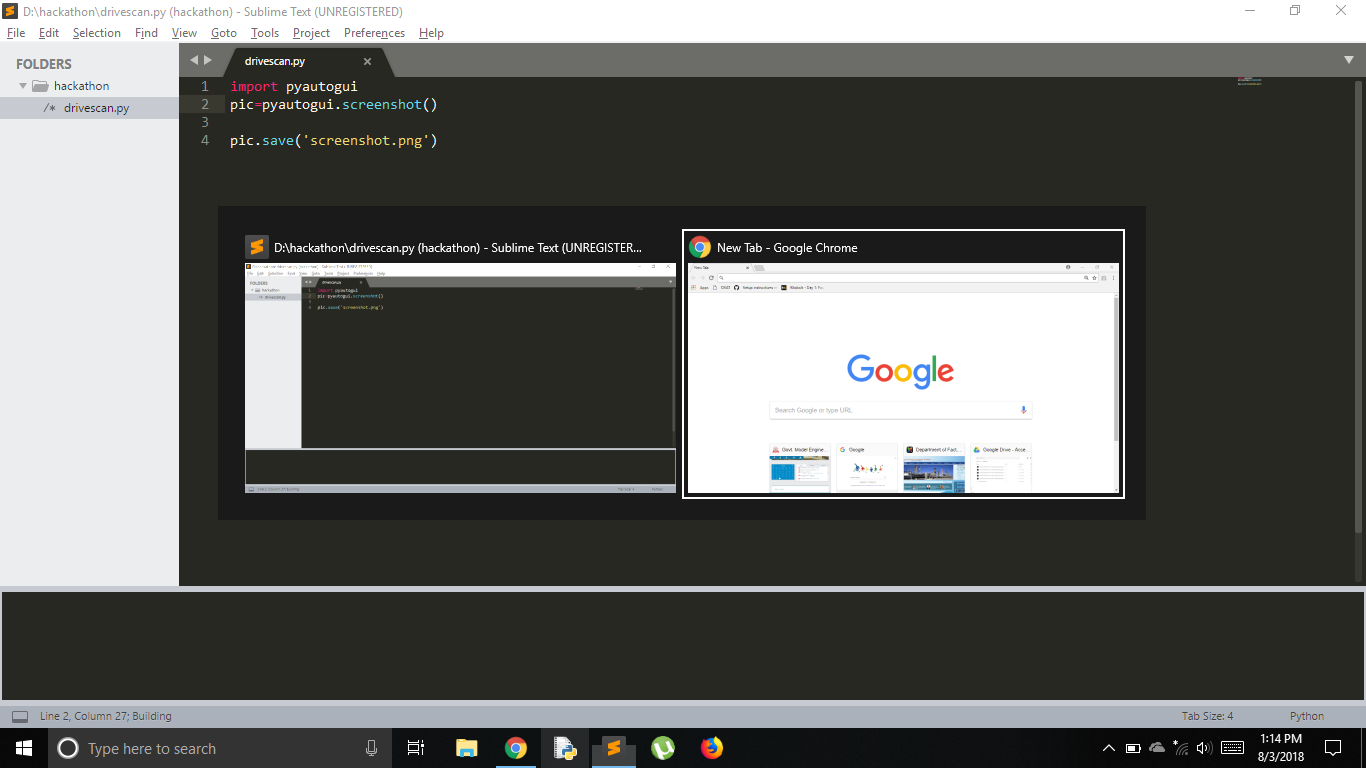

Generate this figure with Python:
import pyautogui
pic=pyautogui.screenshot()

pic.save('screenshot.png')
